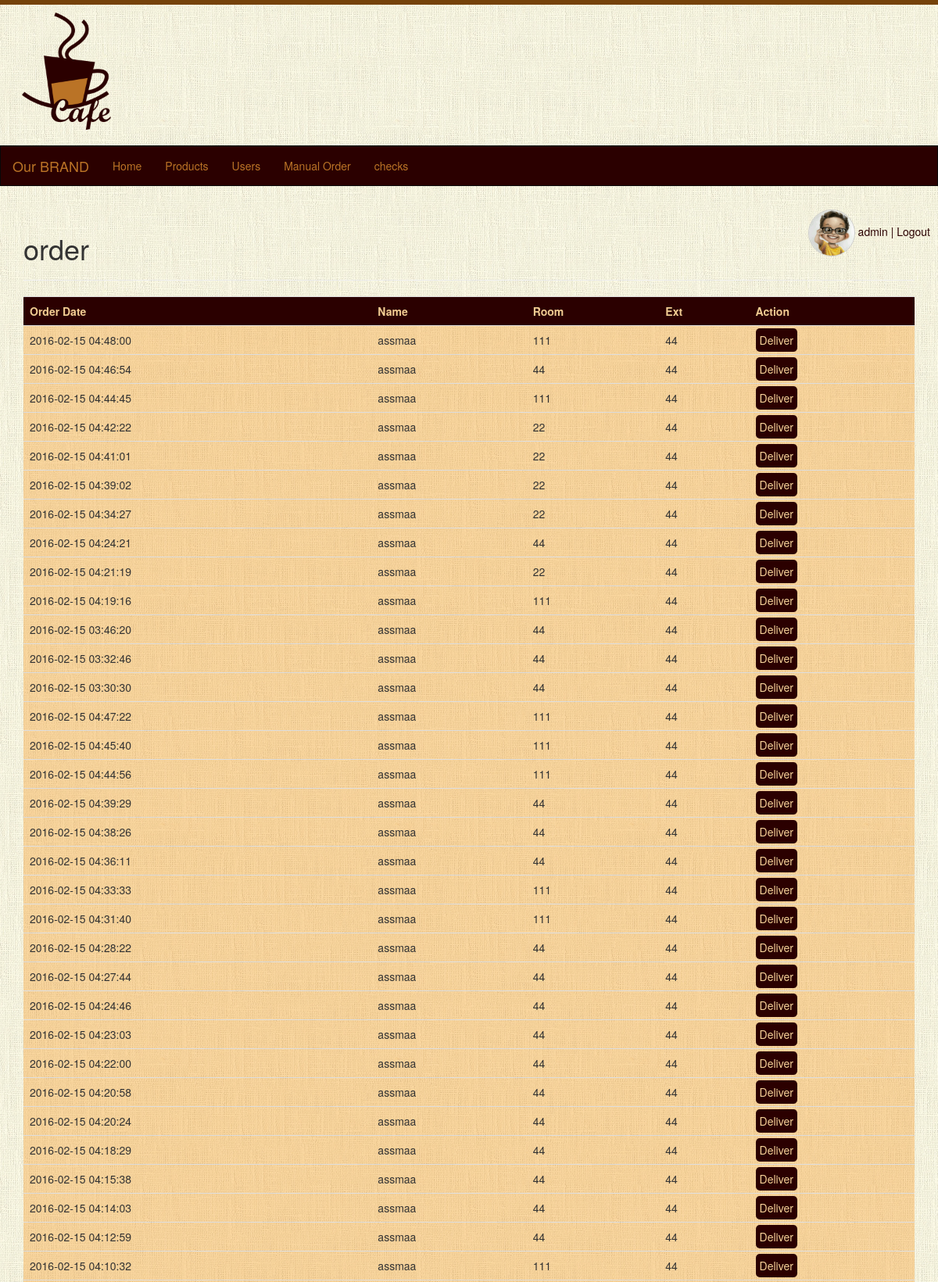
/admin-home.php (signed in, upper part), run on the app's committed database.
### tables this page shows
CREATE TABLE IF NOT EXISTS `users` (
  `user_id` int(12) NOT NULL,
  `name` varchar(200) DEFAULT NULL,
  `email` varchar(200) DEFAULT NULL,
  `password` varchar(100) DEFAULT NULL,
  `room_no` int(12) DEFAULT NULL,
  `image` varchar(200) DEFAULT NULL,
  `user_type` varchar(200) NOT NULL,
  `ext` varchar(200) NOT NULL,
  `status` varchar(50) NOT NULL DEFAULT 'active'
);

CREATE TABLE IF NOT EXISTS `orders` (
  `order_id` int(12) NOT NULL,
  `user_id` int(12) DEFAULT NULL,
  `date` datetime DEFAULT NULL,
  `date_send` datetime NOT NULL,
  `room_number` int(12) DEFAULT NULL,
  `status` enum('processing','done','cancled','delivered') DEFAULT NULL,
  `nodes` text NOT NULL
);

### include/classes_header.php (called while the page is built, shortened)
<?php
   include __DIR__."/dblib.php";
   include __DIR__."/shared_classes.php";
   $shared = new sharedmethods();
?>

### include/shared_classes.php (called while the page is built, shortened)
<?php
class sharedmethods{
	 function getUserData($id){
	    $data=array();
		$res=$GLOBALS['db']->select("users",$data,"user_id='{$id}'");
        if(empty($res)){
	           	return 0;
	        }else{
	            return $res;
	        }
	 }
	 function getCurrentOrders(){
        $tables="users,orders";
	     $data=[];
	     $condition="orders.user_id=users.user_id
	                 and orders.status='processing'
	                 order by orders.order_id desc";
	     $query=$GLOBALS['db']->select($tables,$data,$condition);
	     return $query;
	 }
	 function getOrdersDetails($id){
	 	 $tables="products,orders_details";
	     $data=[];
	     $condition="orders_details.product_id=products.product_id
	                 and orders_details.order_id='{$id}'
	                 order by orders_details.order_id desc";
	     $query=$GLOBALS['db']->select($tables,$data,$condition);
	     return $query;
     }
}
?>

### include/dblib.php (called while the page is built, shortened)
<?php
require_once(__DIR__.'/dbconn.php');
class dbmethods {
    private $link = null;
    public function __construct() {
        $this->db = Database::getInstance();
        $this->link = $this->db->getConnection();
    }
    public function select($table, $outFields = array(), $condition = "") {
        $outFieldsSql = "";
        $data = array();
        if (empty($outFields)) {
            $outFieldsSql = "*";
        } else {
            $outFieldsSql = implode($outFields, " , ");
        }
        $sql = "SELECT " . $outFieldsSql . " FROM " . $table . " WHERE " . $condition;
        $result = mysqli_query($this->link, $sql);
        if ($result) {
            while ($row = mysqli_fetch_array($result)) {
                $data[] = $row;
            }
        }
        return $data;
    }
}
?>

### include/dbconn.php (called while the page is built, shortened)
<?php
class Database {
	private $_connection;
	private static $_instance;
	private $_host = "localhost";
	private $_username = "adminb745Saf";
	private $_password = "WCRaGCet71TQ";
	private $_database = "cafeteria";
	public static function getInstance() {
		if(!self::$_instance) {
			self::$_instance = new self();
		}
		return self::$_instance;
	}
	private function __construct() {
		$this->_connection = new mysqli($this->_host, $this->_username,
			$this->_password, $this->_database);
	}
	public function getConnection() {
		return $this->_connection;
	}
}
?>

### admin-home.php (the view, shortened to what this page needs)
<?php include("include/header.php"); ?>
<div class="container page-header " style="min-height:400px;" >
  <h1 class="text-left">order </h1>
  <hr/>
  <?php if($_SESSION['usertype']=='admin'){
    $order=$shared->getCurrentOrders();
    ?>
        <table class="table table-striped text-left">
     <tr>
       <th>Order Date</th>
       <th>Name</th>
       <th>Room</th>
       <th>Ext</th>
       <th>Action</th>
     </tr>
  <?php
    foreach ($order as $data) {
    $order_details=$shared->getOrdersDetails($data['order_id']);
?>
    <tr class='tr' id="par_<?php echo $data['order_id']?>">
       <td onclick="$('#tr_<?php echo $data['order_id']?>').slideToggle();"><?php echo $data['date']?></td>
       <td onclick="$('#tr_<?php echo $data['order_id']?>').slideToggle();"><?php echo $data['name']?></td>
       <td onclick="$('#tr_<?php echo $data['order_id']?>').slideToggle();"><?php echo $data['room_number']?></td>
       <td onclick="$('#tr_<?php echo $data['order_id']?>').slideToggle();"><?php echo $data['ext']?></td>
       <td ><a class="link" href="javascript:void(0)" onclick="changeStatus(<?php echo $data['order_id']?>)">Deliver</a></td>
     </tr>
<?php    }
  ?>
     </table>
 <?php }else{
  echo "you dont have permission to this page";
  } ?>
</div>
<?php include("include/footer.php"); ?>

### include/header.php (shortened to what this page needs)
<?php
   include "include/classes_header.php";
?>
<!DOCTYPE html>
<html lang="en">
<head>
    <link rel="stylesheet" href="Assets/css/bootstrap.css">
    <link rel="stylesheet" href="Assets/css/style.css" />
    <link rel="stylesheet" href="Assets/font-awesome-4.5.0/css/font-awesome.css">
    <link rel="stylesheet" href="//code.jquery.com/ui/1.11.4/themes/smoothness/jquery-ui.css">
</head>
<body>
<div class="container-fluid text-center">
<img src="Assets/img/logo.png" class="logo pull-left">
<p class="clearfix"></p>
<?php
 $user=$shared->getUserData($_SESSION['user_id']);
 ?>
<nav class="navbar navbar-inverse" >
		<div class="navbar-header"><a class="navbar-brand" href="#">Our BRAND</a></div>
		<div class="navbar-collapse collapse">
		  <?php if($_SESSION['usertype']=='admin'){ ?>
			<ul class="nav navbar-nav">
				<li><a href="index.php">Home</a></li>
				<li><a href="all-products.php">Products</a></li>
				<li><a href="all-users.php">Users</a></li>
				<li><a href="order-admin.php">Manual Order</a></li>
				<li><a href="checks.php">checks</a></li>
    		</ul>
    	  <?php } ?>
		</div>
</nav>
<div class="user_data pull-right">
	<img src="uploads/<?php echo $user[0]['image'] ;?>" alt=''/>
	<a href=""><?php echo $user[0]['name'] ;?></a>
	<a href="logout.php"> | Logout</a>
</div>

### Assets/css/style.css (style rules this page uses)
body { background: url(../img/bg.jpg) ; border-top: solid 6px #75420A; }
body .navbar { border-radius: 0px; }
.user_data { margin: 10px; }
.user_data img { width: 60px; height: 60px; border-radius: 5px; border:solid 1px #ccc; border-radius: 100%; }
.tr { cursor: pointer; }
.logo { width: 150px; margin: 10px; }
.container-fluid { padding-right: 0px; padding-left: 0px; }
.navbar-inverse { background-color: #2B0000; }
.navbar-inverse .navbar-nav > li > a { color: #BA7326; }
.navbar-inverse .navbar-brand { color: #BA7326; }
a { color: #2B0000; text-decoration: none; }
.table-striped > tbody > tr:nth-child(odd) { background-color: rgba(228, 193, 137, 0.64); }
.table-striped > tbody > tr:nth-child(even) { background-color: rgba(245, 143, 18, 0.33); }
body .table-striped > tbody > tr:first-child { background: rgb(43, 0, 0); color: #F1CC92; }
.table a.link { background: #2B0000; padding: 5px; border-radius: 5px; color: #F5D299; }

### data on the page
users: image (picture), name "admin"
orders: date "2016-02-15 04:48:00", user.name "assmaa", room_number "111", user.ext "44"
orders: date "2016-02-15 04:46:54", user.name "assmaa", room_number "44", user.ext "44"
orders: date "2016-02-15 04:44:45", user.name "assmaa", room_number "111", user.ext "44"
orders: date "2016-02-15 04:42:22", user.name "assmaa", room_number "22", user.ext "44"
orders: date "2016-02-15 04:41:01", user.name "assmaa", room_number "22", user.ext "44"
orders: date "2016-02-15 04:39:02", user.name "assmaa", room_number "22", user.ext "44"
orders: date "2016-02-15 04:34:27", user.name "assmaa", room_number "22", user.ext "44"
orders: date "2016-02-15 04:24:21", user.name "assmaa", room_number "44", user.ext "44"
orders: date "2016-02-15 04:21:19", user.name "assmaa", room_number "22", user.ext "44"
orders: date "2016-02-15 04:19:16", user.name "assmaa", room_number "111", user.ext "44"
orders: date "2016-02-15 03:46:20", user.name "assmaa", room_number "44", user.ext "44"
orders: date "2016-02-15 03:32:46", user.name "assmaa", room_number "44", user.ext "44"
orders: date "2016-02-15 03:30:30", user.name "assmaa", room_number "44", user.ext "44"
orders: date "2016-02-15 04:47:22", user.name "assmaa", room_number "111", user.ext "44"
orders: date "2016-02-15 04:45:40", user.name "assmaa", room_number "111", user.ext "44"
orders: date "2016-02-15 04:44:56", user.name "assmaa", room_number "111", user.ext "44"
orders: date "2016-02-15 04:39:29", user.name "assmaa", room_number "44", user.ext "44"
orders: date "2016-02-15 04:38:26", user.name "assmaa", room_number "44", user.ext "44"
orders: date "2016-02-15 04:36:11", user.name "assmaa", room_number "44", user.ext "44"
orders: date "2016-02-15 04:33:33", user.name "assmaa", room_number "111", user.ext "44"
orders: date "2016-02-15 04:31:40", user.name "assmaa", room_number "111", user.ext "44"
orders: date "2016-02-15 04:28:22", user.name "assmaa", room_number "44", user.ext "44"
orders: date "2016-02-15 04:27:44", user.name "assmaa", room_number "44", user.ext "44"
orders: date "2016-02-15 04:24:46", user.name "assmaa", room_number "44", user.ext "44"
orders: date "2016-02-15 04:23:03", user.name "assmaa", room_number "44", user.ext "44"
orders: date "2016-02-15 04:22:00", user.name "assmaa", room_number "44", user.ext "44"
orders: date "2016-02-15 04:20:58", user.name "assmaa", room_number "44", user.ext "44"
orders: date "2016-02-15 04:20:24", user.name "assmaa", room_number "44", user.ext "44"
orders: date "2016-02-15 04:18:29", user.name "assmaa", room_number "44", user.ext "44"
orders: date "2016-02-15 04:15:38", user.name "assmaa", room_number "44", user.ext "44"
orders: date "2016-02-15 04:14:03", user.name "assmaa", room_number "44", user.ext "44"
orders: date "2016-02-15 04:12:59", user.name "assmaa", room_number "44", user.ext "44"
orders: date "2016-02-15 04:10:32", user.name "assmaa", room_number "111", user.ext "44"
